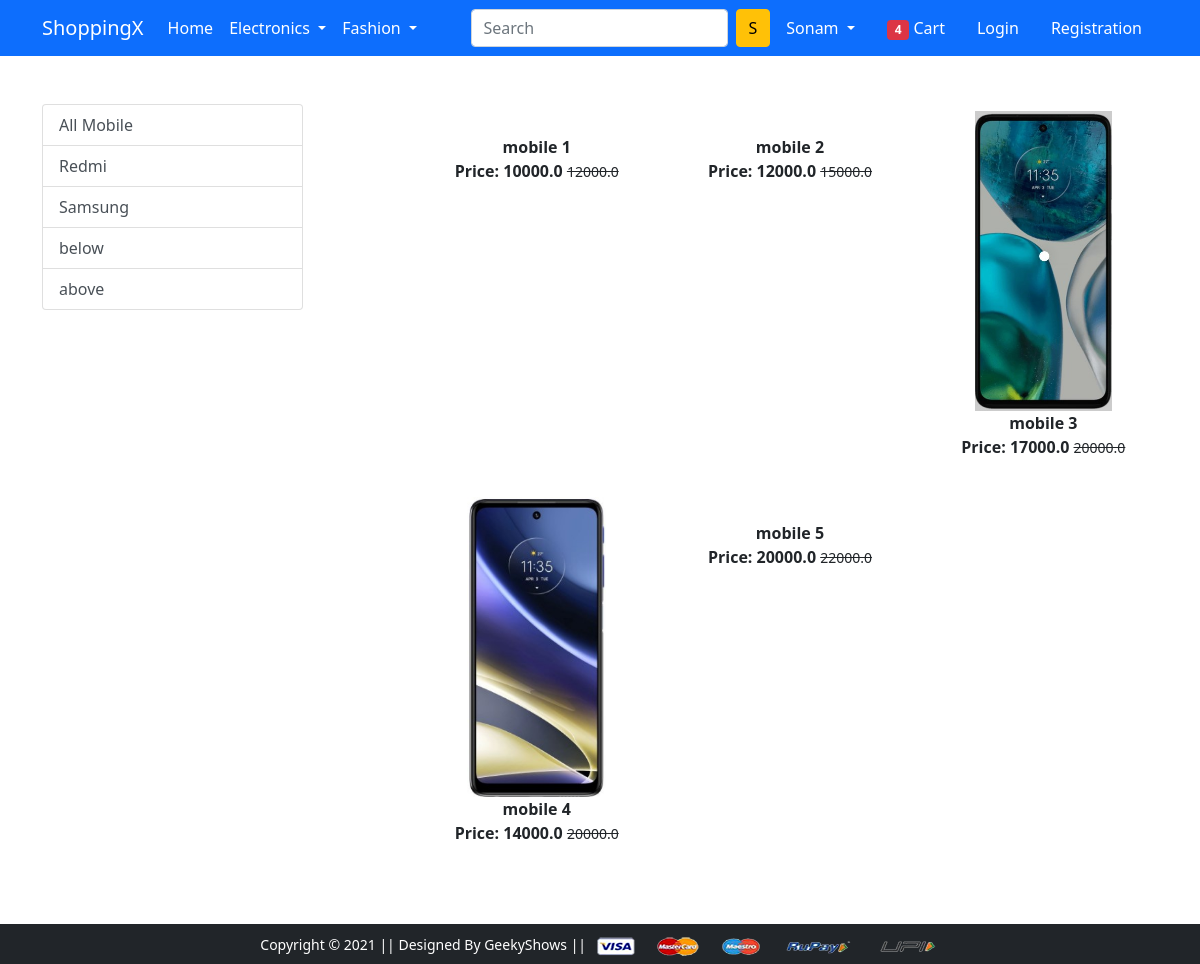
/mobile/, run on the app's committed database.
### app/models.py (models this page shows, shortened)
class Product(models.Model):
    title=models.CharField(max_length=100)
    selling_price=models.FloatField()
    discounted_price=models.FloatField()
    description=models.TextField()
    brand=models.CharField(max_length=100)
    category=models.CharField(choices=CATEGORY_CHOICES,max_length=2)
    product_image=models.ImageField(upload_to="productimg")

### app/views.py (the view)
# urls.py: path('mobile/', views.mobile, name='mobile'),
def mobile(request,data=None):
    if data==None:
        mobiles=Product.objects.filter(category="M")
    elif data=='Xiaomi' or data=='Samsung':
        mobiles=Product.objects.filter(category='M').filter(brand=data)
    elif data=='Below':
        mobiles=Product.objects.filter(category='M').filter(discounted_price__lt=15000)
    elif data=='Above':
        mobiles=Product.objects.filter(category='M').filter(discounted_price__gt=10000)
    return render(request, 'app/mobile.html',{'mobiles':mobiles})

### app/templates/app/mobile.html (shortened to what this page needs)
{% extends 'app/base.html' %}
{% load static %}
{% block main-content %}
<div class="container my-5">
 <div class="row">
  <div class="col-sm-3">
   <div class="list-group">
    <a href="{% url 'mobile' %}" class="list-group-item list-group-item-action" aria-current="true">All Mobile</a>
    <a href="{% url 'mobiledata' 'Xiaomi' %}" class="list-group-item list-group-item-action" aria-current="true">Redmi</a>
    <a href="{% url 'mobiledata' 'Samsung' %}" class="list-group-item list-group-item-action" aria-current="true">Samsung</a>
    <a href="{% url 'mobiledata' 'Below' %}" class="list-group-item list-group-item-action" aria-current="true">below</a>
    <a href="{% url 'mobiledata' 'Above' %}" class="list-group-item list-group-item-action" aria-current="true">above</a>
   </div>
  </div>
  <div class="col-sm-8 offset-sm-1">
   <div class="row">
    {% for product in mobiles %}
    <div class="col-sm-4 text-center mb-4">
        <a href="{% url 'product-detail' product.id %}" class="btn">
            <div class="item">
                <img src="{{product.product_image.url}}" alt="" height="300" class="">
                <div class="fw-bold">{{product.title}}</div>
                <div class="fw-bold">Price: {{product.discounted_price}} <small class="fw-light text-decoration-line-through">{{product.selling_price}}</small></div>
            </div>
        </a>
    </div>
    {% endfor %}
   </div>
  </div>
 </div>
</div>
{% endblock main-content %}

### app/templates/app/base.html (shortened to what this page needs)
<!doctype html>
{% load static %}
<html lang="en">
  <head>
    <link href="https://cdn.jsdelivr.net/npm/bootstrap@5.0.0-beta1/dist/css/bootstrap.min.css" rel="stylesheet">
    <link rel="stylesheet" href="{% static 'app/css/bootstrap.css' %}">
    <link rel="stylesheet" href="{% static 'app/css/bootstrap.min.css'  %}">
    <link rel="stylesheet" href="{% static 'app/css/owl.carousel.min.css' %}">
    <link rel="stylesheet" href="{% static 'app/css/all.min.css' %}">
    <link rel="stylesheet" href="{% static 'app/css/style.css' %}">
  </head>
  <body>
    <nav class="navbar navbar-expand-lg navbar-dark bg-primary">
     <div class="container">
       <a class="navbar-brand" href="/">ShoppingX</a>
       <div class="collapse navbar-collapse" id="navbarSupportedContent">
         <ul class="navbar-nav me-auto mb-2 mb-lg-0">
           <li class="nav-item">
             <a class="nav-link active" aria-current="page" href="/">Home</a>
           </li>
           <li class="nav-item dropdown">
             <a class="nav-link dropdown-toggle text-white" href="#" id="electronicsDropdown" role="button" data-bs-toggle="dropdown" aria-expanded="false">
               Electronics
             </a>
           </li>
           <li class="nav-item dropdown">
             <a class="nav-link dropdown-toggle text-white" href="#" id="fashionDropdown" role="button" data-bs-toggle="dropdown" aria-expanded="false">
               Fashion
             </a>
           </li>
         </ul>
         <form class="d-flex">
           <input class="form-control me-2" type="search" placeholder="Search" aria-label="Search">
           <button class="btn btn-warning" type="submit">S</button>
         </form>
         <div>
          <ul class="navbar-nav me-auto mb-2 mb-lg-0">
           <li class="nav-item dropdown mx-2">
              <a class="nav-link dropdown-toggle text-white" href="#" id="profileDropdown" role="button" data-bs-toggle="dropdown" aria-expanded="false">
                Sonam
              </a>
            </li>
            <li class="nav-item mx-2">
             <a href="{% url 'add-to-cart' %}" class="nav-link text-white"><span class="badge bg-danger">4</span> Cart </a>
            </li>
            <li class="nav-item mx-2">
             <a href="{% url 'login' %}" class="nav-link text-white">Login</a>
            </li>
            <li class="nav-item mx-2">
             <a href="{% url 'customerregistration' %}" class="nav-link text-white">Registration</a>
            </li>
          </ul>
         </div>
       </div>
     </div>
    </nav>
    {% block main-content %} {% endblock main-content %}
    <footer class="container-fluid bg-dark text-center p-2 mt-5">
        <small class="text-white">Copyright &copy; 2021 || Designed By GeekyShows || </small>
        <img src="{% static 'app/images/payment.png' %}" alt="" srcset="" class="img-fluid" height="2px">
    </footer>
  </body>
</html>

### data on the page
Product: title "mobile 1", discounted_price "10000.0", selling_price "12000.0"
Product: title "mobile 2", discounted_price "12000.0", selling_price "15000.0"
Product: product_image (picture), title "mobile 3", discounted_price "17000.0", selling_price "20000.0"
Product: product_image (picture), title "mobile 4", discounted_price "14000.0", selling_price "20000.0"
Product: title "mobile 5", discounted_price "20000.0", selling_price "22000.0"
